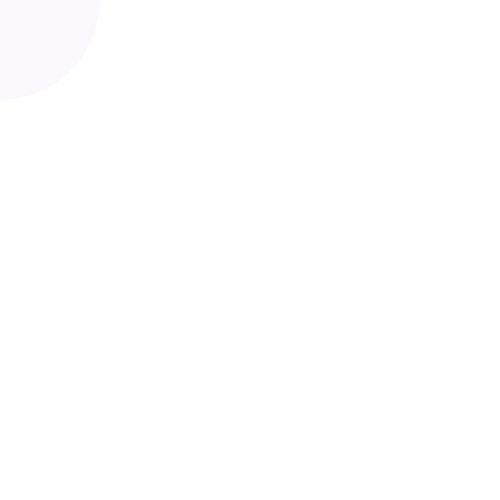
Frame 1 (no input)
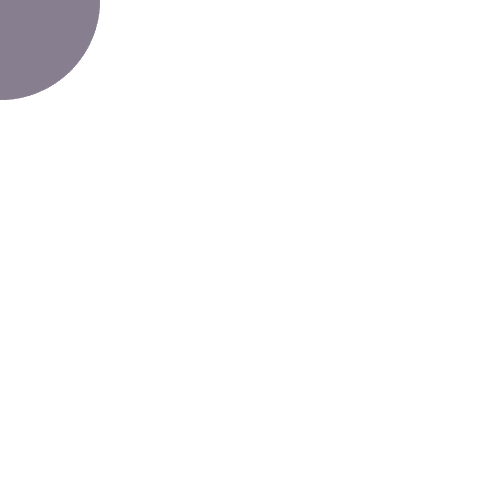
Frame 60 (the mouse pressed at the canvas centre just before this capture)
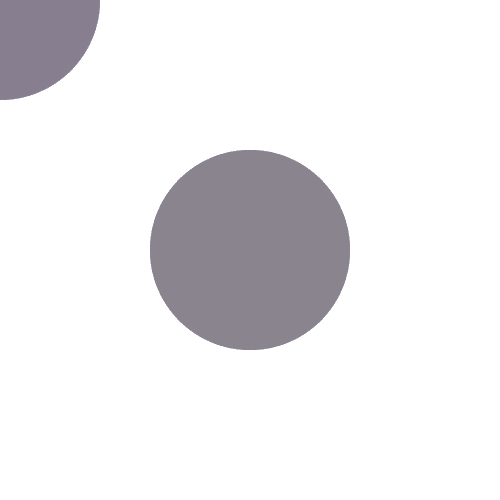
Frame 120 (the mouse held since frame 60 and released just before this capture)

The Processing sketch that drew these frames (run headless with seeded random() and noise(); from frame 60 on, the mouse is pressed at the canvas centre):

// Processing sketch: funnyone
// ── funnyone.pde
void setup(){
  size(500,500);
  background(255);
} 
  void draw(){
    noStroke();
    fill(random(255),random(255),random(255),10);
    ellipse(mouseX,mouseY,200,200);
  }
